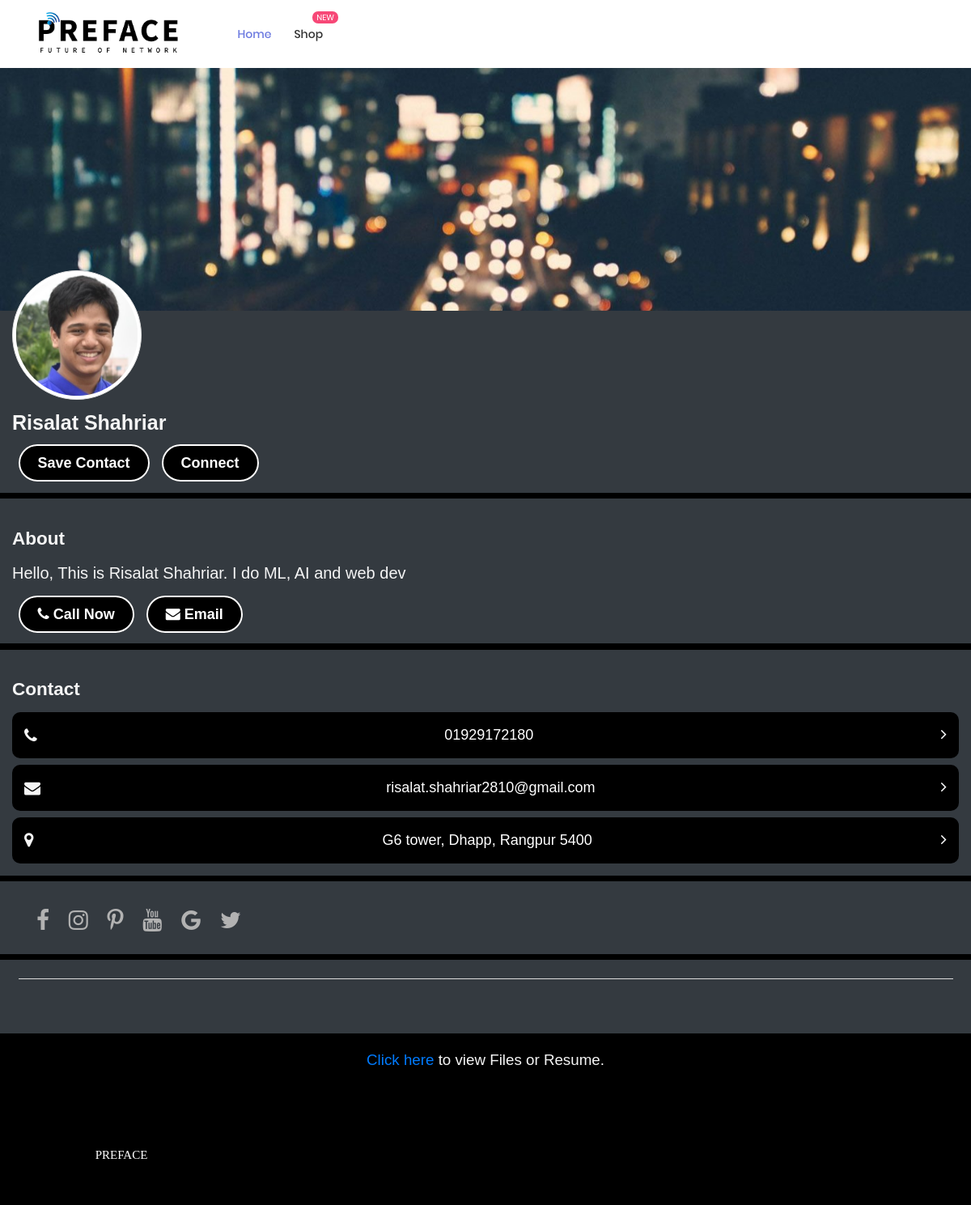
The app's page /profile/1 with its own data.
### card_profile/models.py (models this page shows, shortened)
class CardUser(models.Model):
    name = models.CharField(max_length=200, null=True, blank=True)
    designation = models.CharField(max_length=400, null=True, blank=True)
    about = models.CharField(max_length=500, null=True, blank=True)
    phone_number = models.CharField(max_length=11, null=True, blank=True)
    email = models.EmailField(null=True, blank=True)
    address = models.CharField(max_length=400, null=True, blank=True)
    profile_picture = models.ImageField(upload_to='profile_pictures/')
    cover_picture = models.ImageField(upload_to='cover_pictures')

### card_profile/views.py (the view)
# urls.py: path('<int:id>', views.view_profile, name='view_profile'),
def view_profile(request, id):
    data = models.CardUser.objects.get(id=id)
    return render(request, 'User/userProfile.html',
      {
        'data': data,
        'auth': request.user.is_authenticated
      }
    )

### templates/User/userProfile.html (shortened to what this page needs)
<!DOCTYPE html>
{% load static %}
<html lang="en">
<head>
	<link rel="stylesheet" type="text/css" href="{% static 'vendor/bootstrap/css/bootstrap.min.css'%}">
	<link rel="stylesheet" type="text/css" href="{% static 'fonts/font-awesome-4.7.0/css/font-awesome.min.css'%}">
	<link rel="stylesheet" type="text/css" href="{% static 'fonts/iconic/css/material-design-iconic-font.min.css'%}">
	<link rel="stylesheet" type="text/css" href="{% static 'fonts/linearicons-v1.0.0/icon-font.min.css'%}">
	<link rel="stylesheet" type="text/css" href="{% static 'vendor/animate/animate.css'%}">
	<link rel="stylesheet" type="text/css" href="{% static 'vendor/css-hamburgers/hamburgers.min.css'%}">
	<link rel="stylesheet" type="text/css" href="{% static 'vendor/animsition/css/animsition.min.css'%}">
	<link rel="stylesheet" type="text/css" href="{% static 'vendor/select2/select2.min.css'%}">
	<link rel="stylesheet" type="text/css" href="{% static 'vendor/perfect-scrollbar/perfect-scrollbar.css'%}">
	<link rel="stylesheet" type="text/css" href="{% static 'css/util.css'%}">
	<link rel="stylesheet" type="text/css" href="{% static 'css/main.css'%}">
</head>
<body class="animsition">
	<header class="header-v2" >
		<div class="container-menu-desktop trans-03">
			<div class="wrap-menu-desktop">
				<nav class="limiter-menu-desktop p-l-45">
					<a href="" class="logo">
						<img src="{% static 'images/icons/pre-black.png'%}" alt="IMG-LOGO">
					</a>
					<div class="menu-desktop">
						<ul class="main-menu">
							<li class="active-menu">
								<a href="">Home</a>
							</li>
							<li class="label1" data-label1="new">
								<a href="">Shop</a>
							</li>
						</ul>
					</div>
				</nav>
			</div>
		</div>
	</header>
	<section class="pb-5" style="background-color: black; color: whitesmoke;">
        <div class="coverimage">
            <img src="/media/{{ data.cover_picture }}" class="img-fluid responsive" alt="CoverImg">
        </div>
		<div class="bg-dark">
			<div class="container profileimage">
				<img src="/media/{{ data.profile_picture }}" class="img-fluid img-thumbnail" alt="Profileimg">
			</div>
		</div>
		<div>
			<div class="p-3 bg-dark">
				<h5 style="font-size:25px; font-weight: bold;">{{ data.name }}</h5>
				<div class="d-flex  mt-3">
					<div class="p-2">
						<a href="#" class="mybtn">Save Contact</a>
					</div>
					<div class="p-2">
						<a href="#" class="mybtn" >Connect</a>
					</div>
				</div>
			</div>
			<div class="p-3 bg-dark mt-2">
				<h4 class="mt-4 font-weight-bold">About</h4>
				<p class="mt-3">{{ data.about }}</p>
				<div class="d-flex  mt-3">
					<div class="p-2">
						<a href="tel:{{ data.phone_number }}" class="mybtn"><i class="fa fa-phone"></i> Call Now</a>
					</div>
					<div class="p-2">
						<a href="mailto:{{ data.email }}" class="mybtn" ><i class="fa fa-envelope"></i>
							Email</a>
					</div>
				</div>
			</div>
			<div class="p-3 bg-dark mt-2">
				<h4 class="mt-4 font-weight-bold">Contact</h4>
				<div class="contactbtn mt-3">
					<div class="bg-black">
						<div class="d-flex justify-content-between">
							<div class="p-3"><i class="fa fa-phone mt-1"></i></div>
							<div class="p-3"><a href="#">{{ data.phone_number }}</a></div>
							<div class="p-3"><a href="#"><i class="fa fa-angle-right text-light text-right" aria-hidden="true"></i></a></div>
						</div>
					</div>
					<div class=" bg-black mt-2">
						<div class="d-flex justify-content-between">
							<div class="p-3"><i class="fa fa-envelope mt-1"></i></div>
							<div class="p-3"><a href="#">{{ data.email }}</a></div>
							<div class="p-3"><a href="#"><i class="fa fa-angle-right text-light text-right" aria-hidden="true"></i></a></div>
						</div>
					</div>
					<div class=" bg-black mt-2">
						<div class="d-flex justify-content-between">
							<div class="p-3"><i class="fa fa-map-marker mt-1"></i></div>
							<div class="p-3"><a href="#">{{ data.address }}</a></div>
							<div class="p-3"><a href="#"><i class="fa fa-angle-right text-light text-right" aria-hidden="true"></i></a></div>
						</div>
					</div>
				</div>
			</div>
		</div>
		<div class="container mt-2 biodata bg-dark p-3">
			<div class="container contact-btn">
				<div class="container social-links mt-2 sec-relate-product">
					<div class="p-t-5 p-b-5">
						<a href="#" class="fs-28 cl7 hov-cl1 trans-04 m-r-16">
							<i class="fa fa-facebook"></i>
						</a>
						<a href="#" class="fs-28 cl7 hov-cl1 trans-04 m-r-16">
							<i class="fa fa-instagram"></i>
						</a>
						<a href="#" class="fs-28 cl7 hov-cl1 trans-04 m-r-16">
							<i class="fa fa-pinterest-p"></i>
						</a>
						<a href="#" class="fs-28 cl7 hov-cl1 trans-04 m-r-16">
							<i class="fa fa-youtube"></i>
						</a>
						<a href="#" class="fs-28 cl7 hov-cl1 trans-04 m-r-16">
							<i class="fa fa-google"></i>
						</a>
						<a href="#" class="fs-28 cl7 hov-cl1 trans-04 m-r-16">
							<i class="fa fa-twitter"></i>
						</a>
					</div>
				</div>
			</div>
		</div>
		<div class="container p-4 bg-dark mt-2">
			<ul class="nav nav-tabs infoanchor" id="myTab" role="tablist">
			  </ul>
			  <div class="tab-content p-4" id="myTabContent">
			  </div>
		</div>
		<div class="container mt-4 text-center">
			<h5 class="mt-2">  <a href=""> Click here </a>to view Files or Resume.</p>
		</div>
    </section>
	<footer class="p-t-50 p-b-10 text-center" style="background-color: black;">
		<div class="container text-center">
			<div class="row">
				<div class="col-sm-6 col-lg-3 p-b-10">
					<h4 class="stext-301 cl0 p-b-30">
						PREFACE
					</h4>
				</div>
			</div>
		</div>
	</footer>
</body>
</html>

### static/css/main.css (style rules this page uses)
.container { max-width: 1380px; }
@media (max-width: 1600px) { .container { max-width: 1200px; } }
.container-menu-desktop { height: auto; width: 100%; position: relative; -webkit-transition: all 0.3s; -o-transition: all 0.3s; -moz-transition: all 0.3s; transition: all 0.3s; }
.header-v2 .container-menu-desktop { height: 84px; }
.wrap-menu-desktop { position: fixed; z-index: 1100; background-color: transparent; width: 100%; height: 84px; top: 40px; left: 0px; -webkit-transition: height 0.3s, background-color 0.3s; -o-transition: height 0.3s, background-color 0.3s; -moz-transition: height 0.3s, background-color 0.3s; transition: height 0.3s, background-color 0.3s; }
.header-v2 .wrap-menu-desktop { background-color: #fff; top: 0; }
.limiter-menu-desktop { height: 100%; display: -webkit-box; display: -webkit-flex; display: -moz-box; display: -ms-flexbox; display: flex; align-items: center; background-color: transparent; }
.logo { display: -webkit-box; display: -webkit-flex; display: -moz-box; display: -ms-flexbox; display: flex; align-items: center; height: 65%; margin-right: 55px; }
.logo img { max-width: 100%; max-height: 100%; }
.menu-desktop { display: -webkit-box; display: -webkit-flex; display: -moz-box; display: -ms-flexbox; display: flex; align-items: center; height: 100%; }
.main-menu { list-style-type: none; margin: 0; display: -webkit-box; display: -webkit-flex; display: -moz-box; display: -ms-flexbox; display: flex; align-items: center; }
.main-menu > li { display: block; position: relative; padding: 20px 10px 20px 0px; margin: 0px 4px 0px 14px; }
.main-menu > li > a { font-family: Poppins-Medium; font-size: 14px; color: #333; padding: 5px 0px; transition: all 0.4s; -webkit-transition: all 0.4s; -o-transition: all 0.4s; -moz-transition: all 0.4s; }
.main-menu > li.active-menu > a { color: #6c7ae0; }
.cl0 { color: #fff; }
.cl7 { color: #b2b2b2; }
.stext-301 { font-family: Montserrat-Bold; font-size: 15px; line-height: 1.6; text-transform: uppercase; }
.label1 { position: relative; }
.label1::after { content: attr(data-label1); font-family: Poppins-Regular; font-size: 10px; line-height: 15px; color: #fff; text-transform: uppercase; text-align: center; display: block; position: absolute; top: 3px; right: -9px; height: 15px; min-width: 32px; border-radius: 7px; padding: 0 4px; background-color: #f74877; }

### templates/User/userProfile.html (style rules this page uses)
.animsition p { font-size: 20px; }
.profileimage img { height: 160px; width: 160px; border-radius: 50%; }
.profileimage { margin-top: -50px; }
a.mybtn { font-weight: bold; font-size: 18px; padding: 11px; background: black; color: white; border-radius: 25px; border: 2px solid white; padding-left: 22px; padding-right: 22px; }
.contactbtn .bg-black { background: black; border-radius: 10px; }
.contactbtn a { color:white; font-size: 18px; }
.contactbtn i { font-size: 20px; }

### records on screen
CardUser: cover_picture (picture), profile_picture (picture), name "Risalat Shahriar", about "Hello, This is Risalat Shahriar. I do ML, AI and web dev", phone_number "01929172180", email "risalat.shahriar2810@gmail.com", address "G6 tower, Dhapp, Rangpur 5400"
